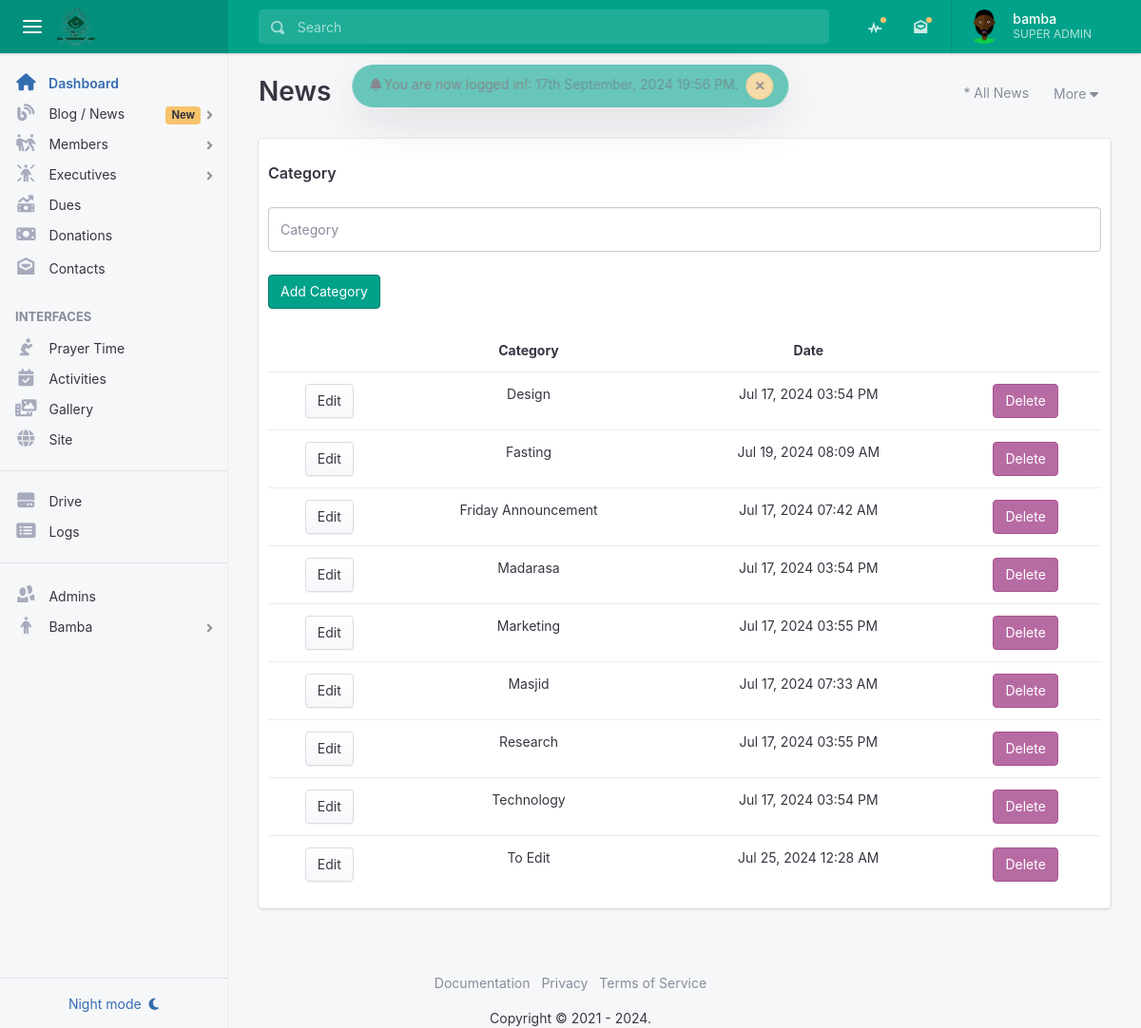
Page /admin/blog/category (signed in) on the committed database.
### tables this page shows
CREATE TABLE `gmsa_admin` (
  `id` int(11) NOT NULL,
  `admin_id` varchar(300) DEFAULT NULL,
  `admin_fullname` varchar(255) NOT NULL,
  `admin_email` varchar(175) NOT NULL,
  `admin_password` varchar(255) NOT NULL,
  `admin_profile` text DEFAULT NULL,
  `admin_joined_date` datetime NOT NULL DEFAULT current_timestamp(),
  `admin_last_login` datetime DEFAULT NULL,
  `admin_permissions` varchar(255) NOT NULL,
  `admin_status` tinyint(4) NOT NULL DEFAULT 0
);

CREATE TABLE `gmsa_categories` (
  `id` bigint(20) NOT NULL,
  `category_id` varchar(300) DEFAULT NULL,
  `category` varchar(300) DEFAULT NULL,
  `category_url` text DEFAULT NULL,
  `category_image` text NOT NULL,
  `createdAt` timestamp NOT NULL DEFAULT current_timestamp(),
  `updatedAt` datetime DEFAULT NULL ON UPDATE current_timestamp(),
  `status` tinyint(1) NOT NULL DEFAULT 0
);

### helpers/functions.php (called while the page is built, shortened)
<?php
function provide_admin_title($permission) {
	$title = '';
	if ($permission == 'admin,patron,finance,editor') {
		$title = 'Patron';
	} elseif ($permission == 'admin,finance,editor') {
		$title = 'Super Admin';
	} elseif ($permission == 'finance') {
		$title = 'Finance';
	} elseif ($permission == 'editor') {
		$title = 'Editor';
	}
	return strtoupper($title);
}

### helpers/helpers.php (called while the page is built, shortened)
<?php
function pretty_date($date){
	return date("M d, Y h:i A", strtotime($date));
}
function admin_has_permission($permission = 'admin') {
	global $admin_data;
	$permissions = explode(',', $admin_data['admin_permissions']);
	if (in_array($permission, $permissions, true)) {
		return true;
	}
	return false;
}

### helpers/Category.php (the view, shortened to what this page needs)
<?php
	class Category {
		private $i = 1;
		private $output = '';
		public function allCategory($conn) {
			$query = "
		        SELECT * FROM gmsa_categories
		        ORDER BY category ASC
		    ";
		    $statement = $conn->prepare($query);
		    $statement->execute();
		    $categories = $statement->fetchAll();
		    if ($statement->rowCount() > 0) {
			    foreach ($categories as $category) {
	                $this->output .= "
	                	<tr>
		                    <td>
		                        <a class='btn btn-secondary text-decoration-none' href='" . PROOT . "admin/blog/category/edit_category/" . $category['category_id'] . "'>Edit</a>
		                    </td>
		                    <td>" . ucwords($category['category']) . "</td>
		                    <td>" . pretty_date($category['createdAt']) . "</td>
		                    <td>
		                        <a href='javascript:;' class='btn btn-danger text-decoration-none' data-toggle='modal' data-target='#deleteModal" . $this->i . "'>Delete</a>
								<div class='modal fade' id='deleteModal" . $this->i . "' tabindex='-1' aria-labelledby='subscribeModalLabel' aria-hidden='true'>
								  	<div class='modal-dialog modal-dialog-centered modal-sm'>
								    	<div class='modal-content'>
								    		<div class='modal-body'>
								      			<p>When you delete this categoy, all news and details under it will be deleted as well.</p>
								        		<button type='button' class='btn' data-dismiss='modal'>Close</button>
								        		<a href='" . PROOT . "admin/blog/category/delete/" . $category['category_id'] . "' class='btn btn-secondary'>Confirm Delete.</a>
								      		</div>
								    	</div>
								 	</div>
								</div>
		                    </td>
		                </tr>
		             ";
	            	$this->i++;
			    }
		    } else {
		    	$this->output = "
		    		<tr>
		    			<td colspan='4'>No data found!</td>
		    		</tr>
		    	";
		    }
		    return $this->output;
		}
	}

### admin/includes/header.php (shortened to what this page needs)
<div class="app">
    <header class="app-header app-header-dark bg-success">
        <div class="top-bar">
            <div class="top-bar-brand">
                <button class="hamburger hamburger-squeeze mr-2" type="button" data-toggle="aside-menu" aria-label="toggle aside menu"><span class="hamburger-box"><span class="hamburger-inner"></span></span></button>
                <a href="<?= PROOT; ?>admin">
                    <img src="<?= PROOT; ?>assets/media/logo/logo.png" class="img-fluid rounded" width="40">
                </a>
            </div>
            <div class="top-bar-list">
                <div class="top-bar-item top-bar-item-full">
                    <form class="top-bar-search">
                        <div class="input-group input-group-search dropdown">
                            <div class="input-group-prepend">
                                <span class="input-group-text"><span class="oi oi-magnifying-glass"></span></span>
                            </div>
                            <input type="text" class="form-control" data-toggle="dropdown" aria-label="Search" placeholder="Search">
                        </div>
                    </form>
                </div>
                <div class="top-bar-item top-bar-item-right px-0 d-none d-sm-flex">
                    <ul class="header-nav nav">
                        <li class="nav-item dropdown header-nav-dropdown has-notified">
                            <a class="nav-link" href="<?= PROOT; ?>admin/blog/all"><span class="oi oi-pulse"></span></a>
                        </li>
                        <li class="nav-item dropdown header-nav-dropdown has-notified">
                            <a class="nav-link" href="<?= PROOT; ?>admin/contacts"><span class="oi oi-envelope-open"></span></a>
                        </li>
                    </ul>
                    <div class="dropdown d-none d-md-flex">
                        <button class="btn-account" type="button" data-toggle="dropdown" aria-haspopup="true" aria-expanded="false"><span class="user-avatar user-avatar-md"><img src="<?= PROOT . (($admin_data['admin_profile'] == NULL) ? 'assets/media/avatar.png' : $admin_data['admin_profile']); ?>" alt=""></span> <span class="account-summary pr-lg-4 d-none d-lg-block"><span class="account-name"><?= $admin_data['admin_fullname']; ?> </span> <span class="account-description"><?= provide_admin_title($admin_data['admin_permissions']); ?></span></span></button>
                    </div>
                </div>
            </div>
        </div>
    </header>

### admin/includes/aside.php (shortened to what this page needs)
<aside class="app-aside app-aside-expand-md app-aside-light">
    <div class="aside-content">
        <div class="aside-menu overflow-hidden">
            <nav id="stacked-menu" class="stacked-menu">
                <ul class="menu">
                    <li class="menu-item has-active">
                        <a href="<?= PROOT; ?>admin" class="menu-link"><span class="menu-icon fas fa-home"></span> <span class="menu-text">Dashboard</span></a>
                    </li>
                    <?php if (admin_has_permission('editor')): ?>
                    <li class="menu-item has-child">
                        <a href="javascript:;" class="menu-link"><span class="menu-icon fas fa-blog"></span> <span class="menu-text">Blog / News</span> <span class="badge badge-warning">New</span></a>
                    </li>
                    <?php endif; ?>
                    <li class="menu-item has-child">
                        <a href="javascript:;" class="menu-link"><span class="menu-icon fa-solid fa-people-pulling"></span> <span class="menu-text">Members</span></a>
                    </li>
                    <li class="menu-item has-child">
                        <a href="javascript:;" class="menu-link"><span class="menu-icon fa-solid fa-person-rays"></span> <span class="menu-text">Executives</span></a>
                    </li>
                    <?php if (admin_has_permission('finance')): ?>
                    <li class="menu-item">
                        <a href="<?= PROOT; ?>admin/dues" class="menu-link"><span class="menu-icon fa fa-money-bill-trend-up"></span> <span class="menu-text">Dues</span></a>
                    </li>
                    <li class="menu-item">
                        <a href="<?= PROOT; ?>admin/donations" class="menu-link"><span class="menu-icon fa fa-money-bill"></span> <span class="menu-text">Donations</span></a>
                    </li>
                    <?php endif; ?>
                    <li class="menu-item">
                        <a href="<?= PROOT; ?>admin/contacts" class="menu-link"><span class="menu-icon oi oi-envelope-open"></span> <span class="menu-text">Contacts</span></a>
                    </li>
                    <?php if (admin_has_permission('editor')): ?>
                    <li class="menu-header">Interfaces </li>
                    <li class="menu-item">
                        <a href="<?= PROOT; ?>admin/prayer-time" class="menu-link"><span class="menu-icon fa-solid fa-person-praying"></span> <span class="menu-text">Prayer Time</span></a>
                    </li>
                    <li class="menu-item">
                        <a href="<?= PROOT; ?>admin/activity" class="menu-link"><span class="menu-icon fa fa-calendar-check"></span> <span class="menu-text">Activities</span></a>
                    </li>
                    <li class="menu-item">
                        <a href="<?= PROOT; ?>admin/gallery" class="menu-link"><span class="menu-icon fa fa-photo-film"></span> <span class="menu-text">Gallery</span></a>
                    </li>
                    <li class="menu-item">
                        <a href="<?= PROOT; ?>admin/site" class="menu-link"><span class="menu-icon fas fa-globe"></span> <span class="menu-text">Site</span></a>
                    </li>
                    <?php endif; ?>
                    <hr>
                    <li class="menu-item">
                        <a href="<?= PROOT; ?>admin/drive" class="menu-link"><span class="menu-icon fa-solid fa-hard-drive"></span> <span class="menu-text">Drive</span></a>
                    </li>
                    <li class="menu-item">
                        <a href="<?= PROOT; ?>admin/logs" class="menu-link"><span class="menu-icon fa-solid fa-rectangle-list"></span> <span class="menu-text">Logs</span></a>
                    </li>
                    <hr>
                    <?php if (admin_has_permission()): ?>
                    <li class="menu-item">
                        <a href="<?= PROOT; ?>admin/admins" class="menu-link"><span class="menu-icon oi oi-people"></span> <span class="menu-text">Admins</span></a>
                    </li>
                    <?php endif; ?>
                    <li class="menu-item has-child">
                        <a href="javascript:;" class="menu-link"><span class="menu-icon fa-solid fa-person"></span> <span class="menu-text"><?= ucwords($admin_data['admin_fullname']); ?> </span></a>
                    </li>
                </ul>
            </nav>
        </div>
        <footer class="aside-footer border-top p-2">
            <button class="btn btn-light btn-block text-primary" data-toggle="skin"><span class="d-compact-menu-none">Night mode</span> <i class="fas fa-moon ml-1"></i></button>
        </footer>
    </div>
</aside>

### rows in the picture
gmsa_admin: admin_fullname "bamba", admin_permissions "SUPER ADMIN", admin_fullname "Bamba"
gmsa_categories: category "Design", createdAt "Jul 17, 2024 03:54 PM"
gmsa_categories: category "Fasting", createdAt "Jul 19, 2024 08:09 AM"
gmsa_categories: category "Friday Announcement", createdAt "Jul 17, 2024 07:42 AM"
gmsa_categories: category "Madarasa", createdAt "Jul 17, 2024 03:54 PM"
gmsa_categories: category "Marketing", createdAt "Jul 17, 2024 03:55 PM"
gmsa_categories: category "Masjid", createdAt "Jul 17, 2024 07:33 AM"
gmsa_categories: category "Research", createdAt "Jul 17, 2024 03:55 PM"
gmsa_categories: category "Technology", createdAt "Jul 17, 2024 03:54 PM"
gmsa_categories: category "To Edit", createdAt "Jul 25, 2024 12:28 AM"

### other values in the picture
$_SESSION['flash_success'] "You are now logged in!"
